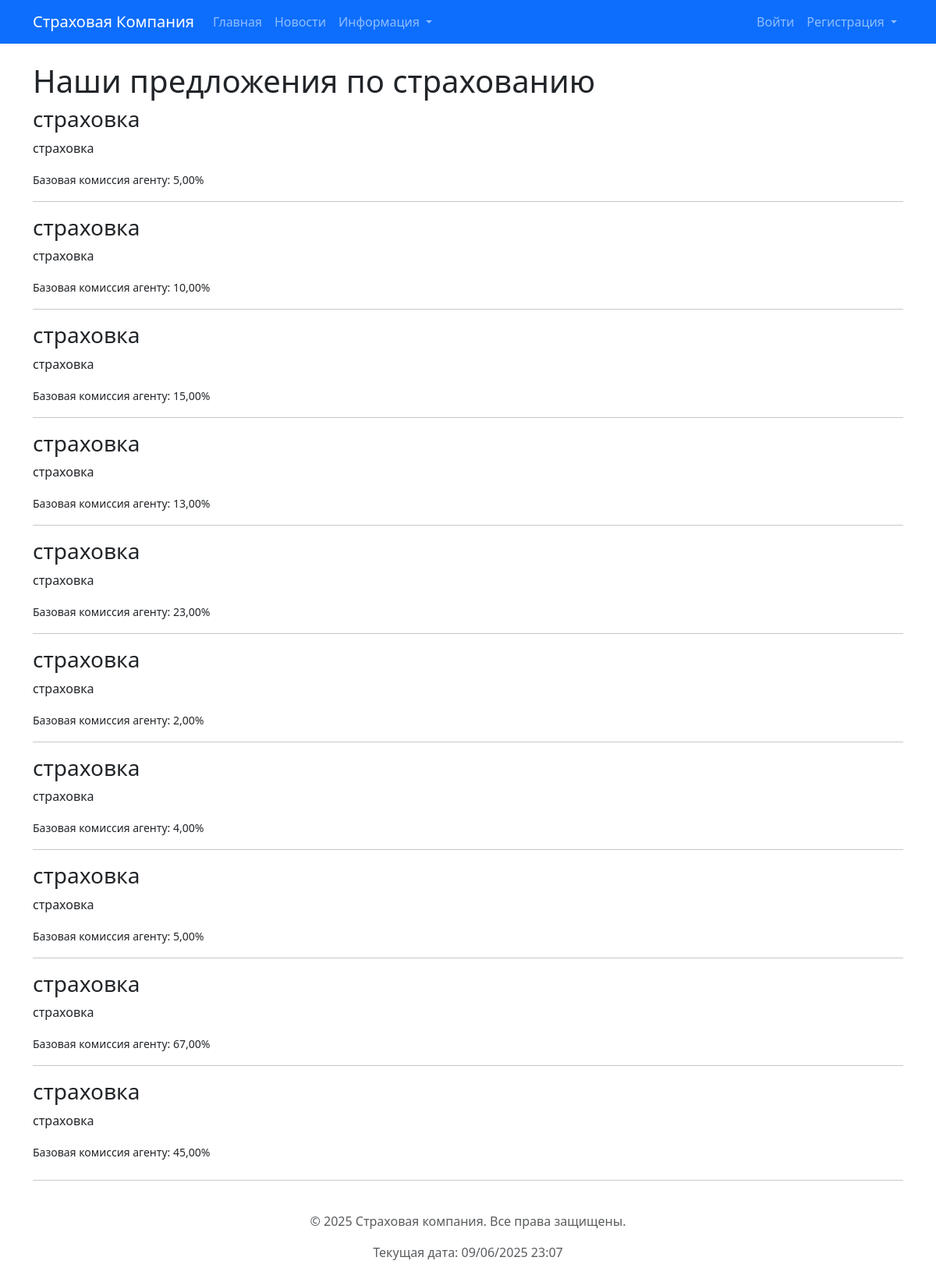
Screenshot of /insurance-types/ with the database file from the repository.
### insurance_app/models.py (models this page shows, shortened)
class InsuranceType(models.Model):
    name = models.CharField(max_length=200, verbose_name="Название вида страхования")
    description = models.TextField(verbose_name="Описание")
    agent_commission_percentage = models.DecimalField(max_digits=5, decimal_places=2, validators=[MinValueValidator(0), MaxValueValidator(100)], verbose_name="Процент комиссии агенту")
    class Meta:
        verbose_name = "Вид страхования"
        verbose_name_plural = "Виды страхования"

### insurance_app/views.py (the view)
# urls.py: path('insurance-types/', views.public_insurance_types_list, name='public_insurance_types'),
def public_insurance_types_list(request):
    insurance_types = InsuranceType.objects.all().order_by('name')
    context = {
        'insurance_types': insurance_types,
        'page_title': 'Наши предложения по страхованию'
    }
    return render(request, 'insurance_app/public_insurance_types.html', context)

### insurance_app/templates/insurance_app/public_insurance_types.html (shortened to what this page needs)
{% extends 'base.html' %}
{% block content %}
    <h1>{{ page_title|default:"Виды страхования и тарифы" }}</h1>
    {% if insurance_types %}
        {% for itype in insurance_types %}
            <div class="insurance-type-item" style="margin-bottom: 15px;">
                <h3>{{ itype.name }}</h3>
                <p>{{ itype.description|linebreaksbr }}</p>
                <p><small>Базовая комиссия агенту: {{ itype.agent_commission_percentage }}%</small></p>
            </div>
            {% if not forloop.last %}<hr>{% endif %}
        {% endfor %}
    {% else %}
        <p>Информация о видах страхования и тарифах пока отсутствует.</p>
    {% endif %}
{% endblock %}

### rows the page displays
InsuranceType: name "страховка", description "страховка", agent_commission_percentage "5,00"
InsuranceType: name "страховка", description "страховка", agent_commission_percentage "10,00"
InsuranceType: name "страховка", description "страховка", agent_commission_percentage "15,00"
InsuranceType: name "страховка", description "страховка", agent_commission_percentage "13,00"
InsuranceType: name "страховка", description "страховка", agent_commission_percentage "23,00"
InsuranceType: name "страховка", description "страховка", agent_commission_percentage "2,00"
InsuranceType: name "страховка", description "страховка", agent_commission_percentage "4,00"
InsuranceType: name "страховка", description "страховка", agent_commission_percentage "5,00"
InsuranceType: name "страховка", description "страховка", agent_commission_percentage "67,00"
InsuranceType: name "страховка", description "страховка", agent_commission_percentage "45,00"

### other values shown
{{ page_title|default:"Виды страхования и тарифы" }} "Наши предложения по страхованию"
